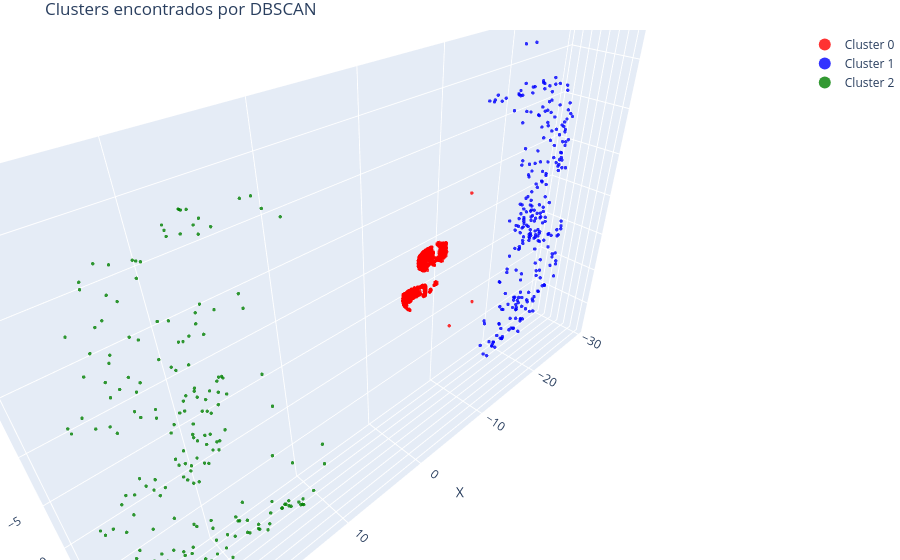

Notebook code for this chart:
### Markdown cell above
### 7.3 Dataset coche_coche.csv

### Code cell
df = pd.read_csv('data/coche_coche.csv')
df_vehiculos_limpio = sustraer_fondo(limpiar_puntos(df), tree_fondo)
coords = df_vehiculos_limpio[['x', 'y', 'z']].values
labels = kmeans(coords, n_clusters_val=3, random_state_val=42)
plot_clusters(coords, labels)

### Figure 1 — Plotly figure (JSON) as saved in the notebook; plotly's stock layout.template omitted (floating-point values rounded to 4 significant figures; data arrays with more than 128 entries replaced by an {"elided": "..."} marker saying what was removed)
{"data": [{"marker": {"color": "red", "opacity": 0.8, "size": 2}, "mode": "markers", "name": "Cluster 0", "type": "scatter3d", "x": {"elided": "2100 float values"}, "y": {"elided": "2100 float values"}, "z": {"elided": "2100 float values"}}, {"marker": {"color": "blue", "opacity": 0.8, "size": 2}, "mode": "markers", "name": "Cluster 1", "type": "scatter3d", "x": {"elided": "262 float values"}, "y": {"elided": "262 float values"}, "z": {"elided": "262 float values"}}, {"marker": {"color": "green", "opacity": 0.8, "size": 2}, "mode": "markers", "name": "Cluster 2", "type": "scatter3d", "x": {"elided": "193 float values"}, "y": {"elided": "193 float values"}, "z": {"elided": "193 float values"}}], "layout": {"legend": {"itemsizing": "constant"}, "margin": {"b": 0, "l": 0, "r": 0, "t": 30}, "scene": {"aspectmode": "data", "xaxis": {"title": {"text": "X"}}, "yaxis": {"title": {"text": "Y"}}, "zaxis": {"title": {"text": "Z"}}}, "title": {"text": "Clusters encontrados por DBSCAN"}}}
